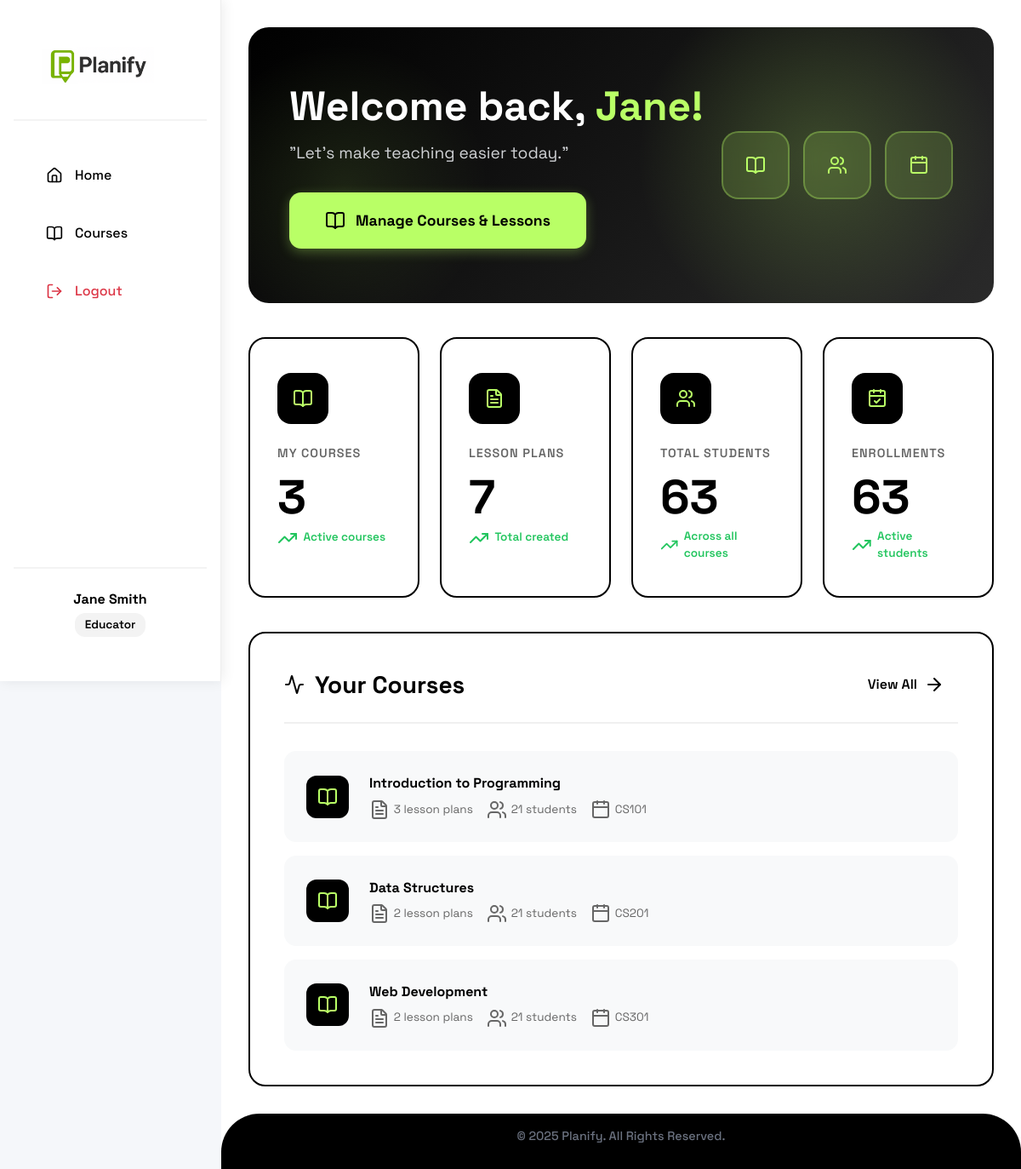
Page /educator/home (signed in) on the committed database.
### models.py (models this page shows, shortened)
class User(db.Model, UserMixin):
    id = db.Column(db.Integer, primary_key=True)
    first_name = db.Column(db.String(20), nullable=False)
    last_name = db.Column(db.String(20), nullable=False)
    username = db.Column(db.String(20), unique=True, nullable=False)
    email = db.Column(db.String(120), unique=True, nullable=False)
    contact_number = db.Column(db.String(11), nullable=False)
    password = db.Column(db.String(255), nullable=False)
    role = db.Column(db.String(10), nullable=False)
    courses = db.relationship('Course', backref='educator', lazy=True, cascade='all, delete-orphan')
    lesson_plans = db.relationship('LessonPlan', backref='creator', lazy=True, cascade='all, delete-orphan')
    enrollments = db.relationship('Enrollment', backref='student', lazy=True, cascade='all, delete-orphan')

class Course(db.Model):
    id = db.Column(db.Integer, primary_key=True)
    course_name = db.Column(db.String(100), nullable=False)
    course_code = db.Column(db.String(20), nullable=False)
    block_section = db.Column(db.String(20), nullable=False)
    description = db.Column(db.Text, nullable=True)
    educator_id = db.Column(db.Integer, db.ForeignKey('user.id'), nullable=False)
    created_at = db.Column(db.DateTime, default=datetime.utcnow)
    enrollment_code = db.Column(db.String(10), unique=True, nullable=False)
    lesson_plans = db.relationship('LessonPlan', backref='course', lazy=True, cascade='all, delete-orphan')
    enrollments = db.relationship('Enrollment', backref='course', lazy=True, cascade='all, delete-orphan')
    attendance_records = db.relationship('AttendanceRecord', backref='course', lazy=True, cascade='all, delete-orphan')

### routes.py (the view)
@app.route('/educator/home')
@login_required
def educator_home():
    if current_user.role != 'educator':
        flash("Access denied.", "error")
        return redirect(url_for('home'))
    return render_template('educator_home.html')

### app.py (called while the page is built)
@login_manager.user_loader
def load_user(user_id):
    return User.query.get(int(user_id))

### templates/educator_home.html (shortened to what this page needs)
{% extends "educator_base.html" %}
{% block content %}
<div class="educator-home-container">
    <div class="educator-welcome-hero">
        <div class="educator-welcome-content">
            <h1>
                Welcome back, <span class="educator-highlight-name">{{ current_user.first_name }}!</span>
            </h1>
            <p class="educator-subtitle">"Let's make teaching easier today."</p>
            <a href="{{ url_for('educator_courses') }}" class="educator-hero-cta">
                <i data-lucide="book-open"></i>
                Manage Courses & Lessons
            </a>
        </div>
        <div class="educator-hero-illustration">
            <div class="educator-hero-icon-group">
                <div class="educator-hero-icon-box">
                    <i data-lucide="book-open"></i>
                </div>
                <div class="educator-hero-icon-box">
                    <i data-lucide="users"></i>
                </div>
                <div class="educator-hero-icon-box">
                    <i data-lucide="calendar"></i>
                </div>
            </div>
        </div>
    </div>
    <div class="educator-stats-section">
        <div class="educator-stat-card">
            <div class="educator-stat-icon">
                <i data-lucide="book-open"></i>
            </div>
            <div class="educator-stat-label">My Courses</div>
            <div class="educator-stat-value">{{ current_user.courses|length }}</div>
            <div class="educator-stat-description">
                <i data-lucide="trending-up"></i>
                Active courses
            </div>
        </div>
        <div class="educator-stat-card">
            <div class="educator-stat-icon">
                <i data-lucide="file-text"></i>
            </div>
            <div class="educator-stat-label">Lesson Plans</div>
            <div class="educator-stat-value">{{ current_user.lesson_plans|length }}</div>
            <div class="educator-stat-description">
                <i data-lucide="trending-up"></i>
                Total created
            </div>
        </div>
        <div class="educator-stat-card">
            <div class="educator-stat-icon">
                <i data-lucide="users"></i>
            </div>
            <div class="educator-stat-label">Total Students</div>
            <div class="educator-stat-value">
                {% set total_students = namespace(count=0) %}
                {% for course in current_user.courses %}
                    {% set total_students.count = total_students.count + course.enrollments|length %}
                {% endfor %}
                {{ total_students.count }}
            </div>
            <div class="educator-stat-description">
                <i data-lucide="trending-up"></i>
                Across all courses
            </div>
        </div>
        <div class="educator-stat-card">
            <div class="educator-stat-icon">
                <i data-lucide="calendar-check"></i>
            </div>
            <div class="educator-stat-label">Enrollments</div>
            <div class="educator-stat-value">
                {{ total_students.count }}
            </div>
            <div class="educator-stat-description">
                <i data-lucide="trending-up"></i>
                Active students
            </div>
        </div>
    </div>
    <div class="educator-activity-section">
        <div class="educator-section-header">
            <h3 class="educator-section-title">
                <i data-lucide="activity"></i>
                Your Courses
            </h3>
            <a href="{{ url_for('educator_courses') }}" class="educator-view-all-link">
                View All
                <i data-lucide="arrow-right"></i>
            </a>
        </div>
        <div class="educator-activity-grid">
            {% if current_user.courses %}
                {% for course in current_user.courses %}
                <div class="educator-activity-card">
                    <div class="educator-activity-icon">
                        <i data-lucide="book-open"></i>
                    </div>
                    <div class="educator-activity-info">
                        <div class="educator-activity-title">{{ course.course_name }}</div>
                        <div class="educator-activity-meta">
                            <span class="educator-activity-badge">
                                <i data-lucide="file-text"></i>
                                {{ course.lesson_plans|length }} lesson plans
                            </span>
                            <span class="educator-activity-badge">
                                <i data-lucide="users"></i>
                                {{ course.enrollments|length }} students
                            </span>
                            <span class="educator-activity-badge">
                                <i data-lucide="calendar"></i>
                                {{ course.course_code }}
                            </span>
                        </div>
                    </div>
                </div>
                {% endfor %}
            {% else %}
                <div class="educator-empty-state">
                    <i data-lucide="inbox"></i>
                    <h4>No courses yet</h4>
                    <p>Create your first course to get started</p>
                </div>
            {% endif %}
        </div>
    </div>
</div>
{% endblock %}

### templates/educator_base.html (shortened to what this page needs)
<!doctype html>
<html lang="en">
<head>
    <link rel="stylesheet" href="{{ url_for('static', filename='style.css') }}">
</head>
<body class="educator-layout">
    <aside class="sidebar">
        <div class="sidebar-header">
            <a href="{{ url_for('educator_home') }}" class="logo">
                <img src="{{ url_for('static', filename='pictures/logo.png') }}" alt="Planify Logo">
            </a>
        </div>
        <nav class="sidebar-nav">
            <a href="{{ url_for('educator_home') }}" class="nav-item">
                <span class="icon">
                    <i data-lucide="home"></i>
                </span>
                <span>Home</span>
            </a>
            <a href="{{ url_for('educator_courses') }}" class="nav-item">
                <span class="icon">
                    <i data-lucide="book-open"></i>
                </span>
                <span>Courses</span>
            </a>
            <a href="{{ url_for('logout') }}" class="nav-item logout-item">
                <span class="icon">
                    <i data-lucide="log-out"></i>
                </span>
                <span>Logout</span>
            </a>
        </nav>
        <div class="sidebar-footer">
            <div class="user-info">
                <p class="user-name">{{ current_user.first_name }} {{ current_user.last_name }}</p>
                <p class="user-role">Educator</p>
            </div>
        </div>
    </aside>
    <div class="main-content">
        <main class="content">
            {% block content %}
            {% endblock %}
        </main>
        <footer class="footer">
            <p>© 2025 Planify. All Rights Reserved.</p>
        </footer>
    </div>
</body>
</html>

### rows in the picture
User: first_name "Jane", last_name "Smith"
Course: course_name "Introduction to Programming", lesson_plans|length "3", enrollments|length "21", course_code "CS101"
Course: course_name "Data Structures", lesson_plans|length "2", enrollments|length "21", course_code "CS201"
Course: course_name "Web Development", lesson_plans|length "2", enrollments|length "21", course_code "CS301"

### other values in the picture
{{ current_user.courses|length }} "3"
{{ current_user.lesson_plans|length }} "7"
{{ total_students.count }} "63"
